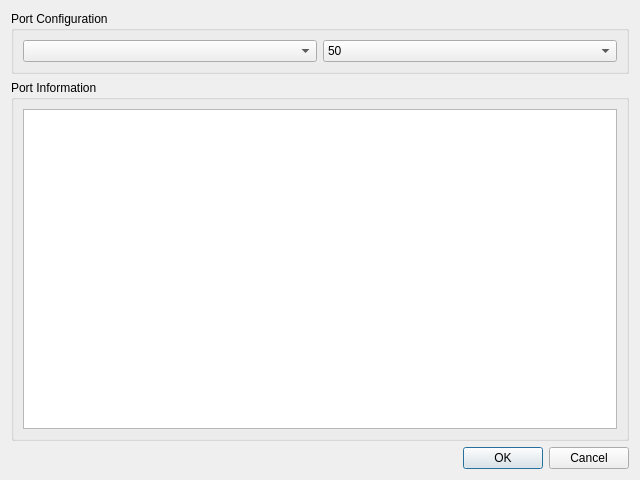
<?xml version="1.0" encoding="UTF-8"?>
<ui version="4.0">
 <class>SerialEmulatorConfigure</class>
 <widget class="QDialog" name="SerialEmulatorConfigure">
  <property name="geometry">
   <rect>
    <x>0</x>
    <y>0</y>
    <width>640</width>
    <height>480</height>
   </rect>
  </property>
  <property name="windowTitle">
   <string>Dialog</string>
  </property>
  <layout class="QVBoxLayout" name="verticalLayout">
   <item>
    <widget class="QGroupBox" name="groupBox">
     <property name="title">
      <string>Port Configuration</string>
     </property>
     <layout class="QHBoxLayout" name="horizontalLayout">
      <item>
       <widget class="QComboBox" name="m_portComboBox"/>
      </item>
      <item>
       <widget class="QComboBox" name="m_baudComboBox">
        <item>
         <property name="text">
          <string>50</string>
         </property>
        </item>
        <item>
         <property name="text">
          <string>75</string>
         </property>
        </item>
        <item>
         <property name="text">
          <string>110</string>
         </property>
        </item>
        <item>
         <property name="text">
          <string>134</string>
         </property>
        </item>
        <item>
         <property name="text">
          <string>150</string>
         </property>
        </item>
        <item>
         <property name="text">
          <string>200</string>
         </property>
        </item>
        <item>
         <property name="text">
          <string>300</string>
         </property>
        </item>
        <item>
         <property name="text">
          <string>600</string>
         </property>
        </item>
        <item>
         <property name="text">
          <string>1200</string>
         </property>
        </item>
        <item>
         <property name="text">
          <string>1800</string>
         </property>
        </item>
        <item>
         <property name="text">
          <string>2400</string>
         </property>
        </item>
        <item>
         <property name="text">
          <string>4800</string>
         </property>
        </item>
        <item>
         <property name="text">
          <string>9600</string>
         </property>
        </item>
        <item>
         <property name="text">
          <string>14400</string>
         </property>
        </item>
        <item>
         <property name="text">
          <string>19200</string>
         </property>
        </item>
        <item>
         <property name="text">
          <string>38400</string>
         </property>
        </item>
        <item>
         <property name="text">
          <string>56000</string>
         </property>
        </item>
        <item>
         <property name="text">
          <string>57600</string>
         </property>
        </item>
        <item>
         <property name="text">
          <string>76800</string>
         </property>
        </item>
        <item>
         <property name="text">
          <string>115200</string>
         </property>
        </item>
        <item>
         <property name="text">
          <string>128000</string>
         </property>
        </item>
        <item>
         <property name="text">
          <string>256000</string>
         </property>
        </item>
        <item>
         <property name="text">
          <string>500000</string>
         </property>
        </item>
        <item>
         <property name="text">
          <string>1000000</string>
         </property>
        </item>
       </widget>
      </item>
     </layout>
    </widget>
   </item>
   <item>
    <widget class="QGroupBox" name="groupBox_2">
     <property name="title">
      <string>Port Information</string>
     </property>
     <layout class="QHBoxLayout" name="horizontalLayout_2">
      <item>
       <widget class="QTextEdit" name="m_textEdit"/>
      </item>
     </layout>
    </widget>
   </item>
   <item>
    <widget class="QDialogButtonBox" name="buttonBox">
     <property name="orientation">
      <enum>Qt::Horizontal</enum>
     </property>
     <property name="standardButtons">
      <set>QDialogButtonBox::Cancel|QDialogButtonBox::Ok</set>
     </property>
    </widget>
   </item>
  </layout>
 </widget>
 <resources/>
 <connections>
  <connection>
   <sender>buttonBox</sender>
   <signal>accepted()</signal>
   <receiver>SerialEmulatorConfigure</receiver>
   <slot>accept()</slot>
   <hints>
    <hint type="sourcelabel">
     <x>248</x>
     <y>254</y>
    </hint>
    <hint type="destinationlabel">
     <x>157</x>
     <y>274</y>
    </hint>
   </hints>
  </connection>
  <connection>
   <sender>buttonBox</sender>
   <signal>rejected()</signal>
   <receiver>SerialEmulatorConfigure</receiver>
   <slot>reject()</slot>
   <hints>
    <hint type="sourcelabel">
     <x>316</x>
     <y>260</y>
    </hint>
    <hint type="destinationlabel">
     <x>286</x>
     <y>274</y>
    </hint>
   </hints>
  </connection>
 </connections>
</ui>
